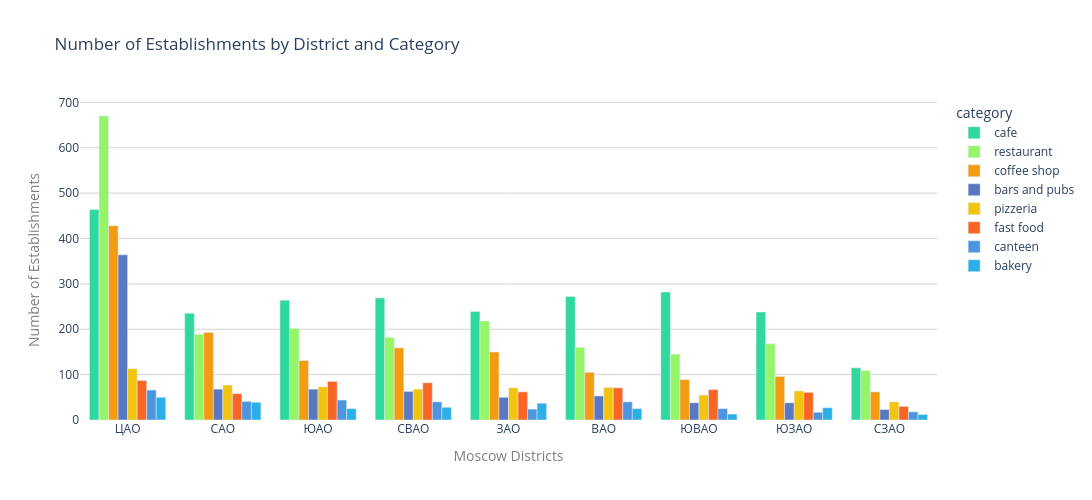

Write notebook code for a chart like this one.
### Code cell
# Count the total number of establishments by district
total_districts = df.groupby('district_short').size().reset_index(name='total_count')

# Transform the main data and merge with the total number of establishments
districts = df.groupby(['district_short', 'category']).size().reset_index(name='count')
districts = districts.merge(total_districts, on='district_short')

# Count the total number of establishments for each category
total_category = df.groupby('category').size().reset_index(name='total_category_count')

# Merge the count of establishments by districts and categories with the overall totals by category
districts = districts.merge(total_category, on='category')

# Sort the data first by district, then by category in descending order
districts_sorted = districts.sort_values(by=['total_count', 'total_category_count'], 
                                         ascending=[False, False])


# Build a grouped bar chart
fig = px.bar(
    districts_sorted,
    x='district_short',
    y='count',
    color='category',
    barmode='group',
    title='Number of Establishments by District and Category',
    color_discrete_map=color_discrete_map
)

# Configure display settings, chart size, and grid
fig.update_layout(
    xaxis_tickangle=0,
    width=1100,
    height=500,
    plot_bgcolor='rgba(0,0,0,0)',
    xaxis_title='Moscow Districts',
    yaxis_title='Number of Establishments',
    yaxis=dict(
        showgrid=True,
        gridcolor='lightgray',  # Color of the grid lines
        gridwidth=1  # Thickness of the grid lines
    ),
    xaxis_title_font=dict(color="gray"),
    yaxis_title_font=dict(color="gray"),
)

# Show the chart
fig.show()

### Figure 1 — Plotly figure (JSON) as saved in the notebook; plotly's stock layout.template omitted (floating-point values rounded to 4 significant figures)
{"data": [{"alignmentgroup": "True", "hovertemplate": "category=cafe<br>district_short=%{x}<br>count=%{y}<extra></extra>", "legendgroup": "cafe", "marker": {"color": "#2fd89e", "pattern": {"shape": ""}}, "name": "cafe", "offsetgroup": "cafe", "orientation": "v", "showlegend": true, "textposition": "auto", "type": "bar", "x": ["ЦАО", "САО", "ЮАО", "СВАО", "ЗАО", "ВАО", "ЮВАО", "ЮЗАО", "СЗАО"], "xaxis": "x", "y": [464, 235, 264, 269, 239, 272, 282, 238, 115], "yaxis": "y"}, {"alignmentgroup": "True", "hovertemplate": "category=restaurant<br>district_short=%{x}<br>count=%{y}<extra></extra>", "legendgroup": "restaurant", "marker": {"color": "#96f468", "pattern": {"shape": ""}}, "name": "restaurant", "offsetgroup": "restaurant", "orientation": "v", "showlegend": true, "textposition": "auto", "type": "bar", "x": ["ЦАО", "САО", "ЮАО", "СВАО", "ЗАО", "ВАО", "ЮВАО", "ЮЗАО", "СЗАО"], "xaxis": "x", "y": [670, 189, 202, 182, 218, 160, 145, 168, 109], "yaxis": "y"}, {"alignmentgroup": "True", "hovertemplate": "category=coffee shop<br>district_short=%{x}<br>count=%{y}<extra></extra>", "legendgroup": "coffee shop", "marker": {"color": "#f39c12", "pattern": {"shape": ""}}, "name": "coffee shop", "offsetgroup": "coffee shop", "orientation": "v", "showlegend": true, "textposition": "auto", "type": "bar", "x": ["ЦАО", "САО", "ЮАО", "СВАО", "ЗАО", "ВАО", "ЮВАО", "ЮЗАО", "СЗАО"], "xaxis": "x", "y": [428, 193, 131, 159, 150, 105, 89, 96, 62], "yaxis": "y"}, {"alignmentgroup": "True", "hovertemplate": "category=bars and pubs<br>district_short=%{x}<br>count=%{y}<extra></extra>", "legendgroup": "bars and pubs", "marker": {"color": "#5978c1", "pattern": {"shape": ""}}, "name": "bars and pubs", "offsetgroup": "bars and pubs", "orientation": "v", "showlegend": true, "textposition": "auto", "type": "bar", "x": ["ЦАО", "САО", "ЮАО", "СВАО", "ЗАО", "ВАО", "ЮВАО", "ЮЗАО", "СЗАО"], "xaxis": "x", "y": [364, 68, 68, 63, 50, 53, 38, 38, 23], "yaxis": "y"}, {"alignmentgroup": "True", "hovertemplate": "category=pizzeria<br>district_short=%{x}<br>count=%{y}<extra></extra>", "legendgroup": "pizzeria", "marker": {"color": "#f1c40f", "pattern": {"shape": ""}}, "name": "pizzeria", "offsetgroup": "pizzeria", "orientation": "v", "showlegend": true, "textposition": "auto", "type": "bar", "x": ["ЦАО", "САО", "ЮАО", "СВАО", "ЗАО", "ВАО", "ЮВАО", "ЮЗАО", "СЗАО"], "xaxis": "x", "y": [113, 77, 73, 68, 71, 72, 55, 64, 40], "yaxis": "y"}, {"alignmentgroup": "True", "hovertemplate": "category=fast food<br>district_short=%{x}<br>count=%{y}<extra></extra>", "legendgroup": "fast food", "marker": {"color": "#f86524", "pattern": {"shape": ""}}, "name": "fast food", "offsetgroup": "fast food", "orientation": "v", "showlegend": true, "textposition": "auto", "type": "bar", "x": ["ЦАО", "САО", "ЮАО", "СВАО", "ЗАО", "ВАО", "ЮВАО", "ЮЗАО", "СЗАО"], "xaxis": "x", "y": [87, 58, 85, 82, 62, 71, 67, 61, 30], "yaxis": "y"}, {"alignmentgroup": "True", "hovertemplate": "category=canteen<br>district_short=%{x}<br>count=%{y}<extra></extra>", "legendgroup": "canteen", "marker": {"color": "#4d95df", "pattern": {"shape": ""}}, "name": "canteen", "offsetgroup": "canteen", "orientation": "v", "showlegend": true, "textposition": "auto", "type": "bar", "x": ["ЦАО", "САО", "ЮАО", "СВАО", "ЗАО", "ВАО", "ЮВАО", "ЮЗАО", "СЗАО"], "xaxis": "x", "y": [66, 41, 44, 40, 24, 40, 25, 17, 18], "yaxis": "y"}, {"alignmentgroup": "True", "hovertemplate": "category=bakery<br>district_short=%{x}<br>count=%{y}<extra></extra>", "legendgroup": "bakery", "marker": {"color": "#2cafe6", "pattern": {"shape": ""}}, "name": "bakery", "offsetgroup": "bakery", "orientation": "v", "showlegend": true, "textposition": "auto", "type": "bar", "x": ["ЦАО", "САО", "ЮАО", "СВАО", "ЗАО", "ВАО", "ЮВАО", "ЮЗАО", "СЗАО"], "xaxis": "x", "y": [50, 39, 25, 28, 37, 25, 13, 27, 12], "yaxis": "y"}], "layout": {"barmode": "group", "height": 500, "legend": {"title": {"text": "category"}, "tracegroupgap": 0}, "plot_bgcolor": "rgba(0, 0, 0, 0)", "title": {"text": "Number of Establishments by District and Category"}, "width": 1100, "xaxis": {"anchor": "y", "autorange": true, "domain": [0, 1], "range": [-0.5, 8.5], "tickangle": 0, "title": {"font": {"color": "gray"}, "text": "Moscow Districts"}, "type": "category"}, "yaxis": {"anchor": "x", "autorange": true, "domain": [0, 1], "gridcolor": "lightgray", "gridwidth": 1, "range": [0, 705.3], "showgrid": true, "title": {"font": {"color": "gray"}, "text": "Number of Establishments"}, "type": "linear"}}}
